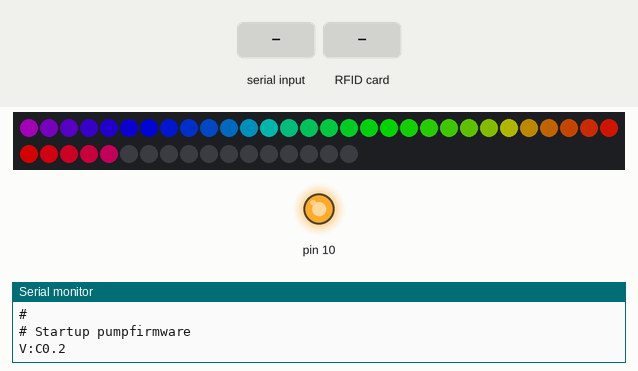
This sketch was run on a simulated Arduino Nano, built with avr-gcc and run on an emulated ATmega328P. On the bench: 47 RGB LEDs in strip order, left to right, continuing on the next row, output pins drawn as LEDs (lit = HIGH), the last lines printed to the serial monitor. The test bench sets the inputs (shaded band). Dim RGB values are drawn brighter than linear.

Above: at 1.2 s.
1.3 s: "P:45\n" received over Serial
At 1.51 s:
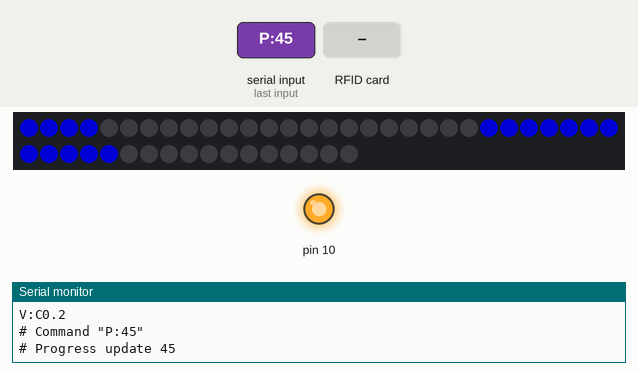
3.3 s: RFID card 5E 7A 19 C4 held to the reader
At 4.7 s:
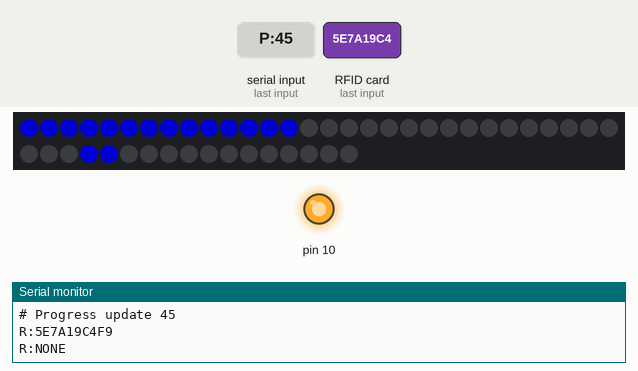
6.1 s: ":\n" received over Serial
At 6.88 s:
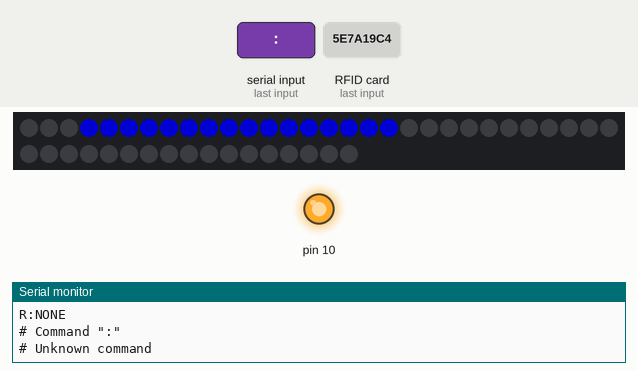
8.5 s: "S90\n" received over Serial
At 8.89 s:
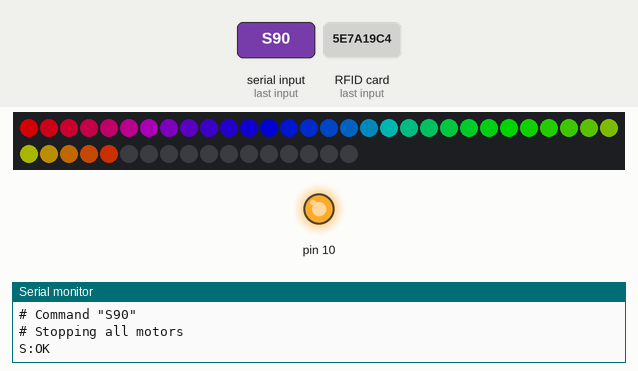
11.5 s: RFID card 5E 7A 19 C4 held to the reader
At 13.45 s:
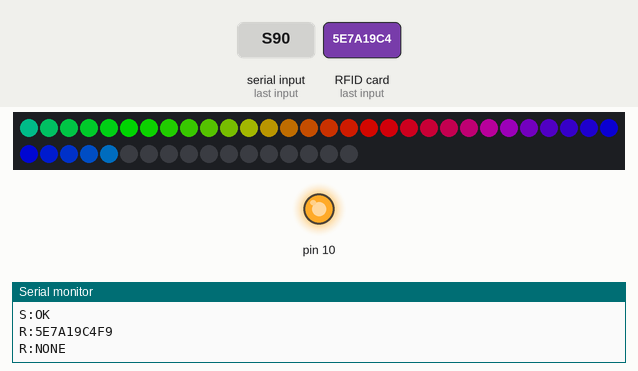
14.5 s: RFID card 5E 7A 19 C4 held to the reader
At 19.54 s:
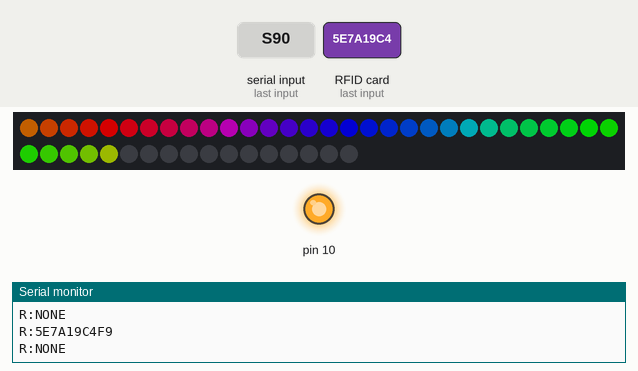

The sketch:

drinkomatic_fwcup.ino
```cpp
/*

drinkOmatic firmware for micro controller inside cup holder
by Jimmy Eiterjord 2018

Upload with Arduino IDE to Arduino Nano 328

Will be connected and controlled by drinkomatic-server through
serial port

*/

#define VERSION   "C0.2"

#define LED_DELAY          10  // milliseconds between each LED animation update

#define RGB_LED_PIN        5
#define RGB_LEDS_CIRCLE1   35
#define RGB_LEDS_CIRCLE2   12
#define RGB_LED_COUNT     (RGB_LEDS_CIRCLE1 + RGB_LEDS_CIRCLE2)

#define INBUFLEN  200

// Includes for RFID
#include <SPI.h>
#include <RFID.h>
#define SDA_DIO 9 // RFID define the DIO used for the SDA (SS)
#define RESET_DIO 8 // RFID define RST (reset) pin
#define RFID_DELAY 100 // Time in ms between check for RFID cards
RFID RC522(SDA_DIO, RESET_DIO);  // Create an instance of the RFID library
long handleRFIDLast = 0;
int handleRFIDisCardCount = 0; // Use counter to handle incorrect isCard flip to zero while card is present

#include <Adafruit_NeoPixel.h>
Adafruit_NeoPixel leds = Adafruit_NeoPixel(RGB_LED_COUNT, RGB_LED_PIN, NEO_GRB + NEO_KHZ800);
long progbar_max = 0;
long progbar_current = 0;
int progbar_previous_led = 0;
int progress = 0;

int state = 0;
int changedState = 1;
#define STANDBY 0
#define RUNNING 1
#define FINISHED 2

void setup() {
  Serial.begin(115200);
  Serial.println("#");
  Serial.println("# Startup pumpfirmware");
  Serial.flush();

  Serial.print("V:");
  Serial.println(VERSION);

  leds.begin();
  leds.setBrightness(128); // Set lower brightness to reduce heat
  // Clear LEDs
  for (int i=0; i<RGB_LED_COUNT; i++) {
    leds.setPixelColor(i, 0);
  }
  leds.show();

  // Enable RFID reader
  SPI.begin();
  RC522.init();

  changeState(STANDBY);
}

char inBuffer[INBUFLEN];
int inBufferP = 0;

void handleCommand(char* command) {
  Serial.print("# Command \"");
  Serial.print(command);
  Serial.println("\"");
  Serial.flush();

  // Check for version command
  if (command[0] == 'V') {
    Serial.print("V:");
    Serial.println(VERSION);
    Serial.flush();
  }

  // Check for stop command
  else if (command[0] == 'S') {
    Serial.println("# Stopping all motors");
    changeState(STANDBY);
    Serial.println("S:OK");
    Serial.flush();
  }

  // Check for progress command
  else if (command[0] == 'P') {
    Serial.print("# Progress update ");
    command++;
    if (command[0] == ':') {
      command++;
      char* subcommand = strtok(command, "\n");
      if (subcommand != 0) {
        int cprogress = atoi(subcommand);
        Serial.print(cprogress);
        if (cprogress == 0) {
          // Do nothing on progress read error
        } else if (cprogress == 100) {
          progress = cprogress;
          changeState(FINISHED);
        } else {
          progress = cprogress;
          changeState(RUNNING);
        }
      }
    } else {
      Serial.print("BAD FORMAT");
    }
    Serial.println();
    Serial.flush();
  }

  // Unknown command
  else {
    Serial.println("# Unknown command");
    Serial.flush();
  }

}

void handleCom() {
  char inByte = 0;
  if (Serial.available() > 0) {
    inByte = Serial.read();
    inBuffer[inBufferP++] = inByte;
    if (inBufferP > INBUFLEN-1) {
      inBufferP = 0;
      inBuffer[inBufferP] = 0;
    }
    if (inByte == 10) {
      inBuffer[inBufferP-1] = 0;
      handleCommand(inBuffer);
      inBufferP = 0;
      inBuffer[inBufferP] = 0;
    }
  }
}

void changeState(int newState) {
   if (state != newState) {
     state = newState;
     changedState = 1;
   }
}

// Input a value 0 to 255 to get a color value.
// The colours are a transition r - g - b - back to r.
uint32_t Wheel(byte WheelPos) {
  if(WheelPos < 85) {
    return leds.Color(WheelPos * 3, 255 - WheelPos * 3, 0);
  }
  else if(WheelPos < 170) {
    WheelPos -= 85;
    return leds.Color(255 - WheelPos * 3, 0, WheelPos * 3);
  }
  else {
    WheelPos -= 170;
    return leds.Color(0, WheelPos * 3, 255 - WheelPos * 3);
  }
}


long lastLEDevent = 0;
int ledr = 250;
int ledg = 0;
int ledb = 100;
int ledcycle = 0;
void handleStates() {
    switch (state) {

      case STANDBY:
        // If just changed to this state, initialize
        if (changedState) {
          leds.show();
          state = STANDBY;
          changedState = 0;
        }

        if (millis() - lastLEDevent > LED_DELAY) {
          lastLEDevent = millis();

          // Rotate rainbow
          ledcycle = (ledcycle + 2) % 255;
          // Show raindbox on outer circle
          for (int i=0; i<RGB_LEDS_CIRCLE1; i++)
            leds.setPixelColor(i, Wheel(((255/RGB_LEDS_CIRCLE1)*i+ledcycle) & 255));

          // Show green small circle when RFID card is present
          if (handleRFIDisCardCount > 0) {
            for (int i=0; i<RGB_LEDS_CIRCLE2; i++)
              leds.setPixelColor(i+RGB_LEDS_CIRCLE1, 0, 255, 0);
          } else {
            for (int i=0; i<RGB_LEDS_CIRCLE2; i++)
              leds.setPixelColor(i+RGB_LEDS_CIRCLE1, 0, 0, 0);
          }
          leds.show();
        }
        break;

      case RUNNING:
        // If just changed to this state, initialize
        if (changedState) {
          for (int i=0; i<RGB_LED_COUNT; i++)
            leds.setPixelColor(i, 0x000000);
          leds.show();
          changedState = 0;
        }

        if (millis() - lastLEDevent > LED_DELAY) {
          lastLEDevent = millis();
          // If pumps are on, then update progress bar
          int progbar_current_led = RGB_LEDS_CIRCLE1 -
            (int)((long)(RGB_LEDS_CIRCLE1 * (long)(100-progress)) / (long)100);

          // Rotate progress bar
          ledcycle = (ledcycle + 1) % (RGB_LEDS_CIRCLE1 * 2);

          // Show blue rotating progress bar with the length of current progress
          for (int i = 0; i < RGB_LEDS_CIRCLE1; i++) {
            if ( ((RGB_LEDS_CIRCLE1 + i - ledcycle/2) % RGB_LEDS_CIRCLE1 >= 0) &&
                 ((RGB_LEDS_CIRCLE1 + i - ledcycle/2) % RGB_LEDS_CIRCLE1 <  progbar_current_led) )  {
              leds.setPixelColor(i, 0x0000FF); // Set LEDs R G B
            } else {
              leds.setPixelColor(i, 0); // Set LEDs R G B to 0
            }
          }
          leds.show();
        }
        break;

      case FINISHED:
        // If just changed to this state, initialize
        if (changedState) {
          for (int i=0; i<RGB_LEDS_CIRCLE1; i++)
            leds.setPixelColor(i, 0,255,0);
          leds.show();
          changedState = 0;
        }

        if (handleRFIDisCardCount == 0) {
          changeState(STANDBY);
        }

        break;
    }
}

void handleRFID() {
  if (millis() > handleRFIDLast + RFID_DELAY ) {
    handleRFIDLast = millis();
    bool isCard = RC522.isCard();
    if (isCard) {
      if (handleRFIDisCardCount == 0) {
        RC522.readCardSerial();
        Serial.print("R:");
        for(int i=0;i<5;i++) {
          Serial.print(RC522.serNum[i],HEX);
        }
        Serial.println();
        Serial.flush();
      }
      handleRFIDisCardCount = 2;
    } else {
      if (handleRFIDisCardCount == 2) {
        handleRFIDisCardCount = 1;
      } else if (handleRFIDisCardCount == 1) {
        handleRFIDisCardCount = 0;
        Serial.println("R:NONE");
        Serial.flush();
      }
    }
  }
}

void loop () {
  handleCom();
  handleRFID();
  handleStates();
}
```

Measured:
- after the input at 1.3 s, the LEDs: change after 0.11 s (image 1)
- after the input at 8.5 s, the LEDs: change after 0.25 s (image 4)
